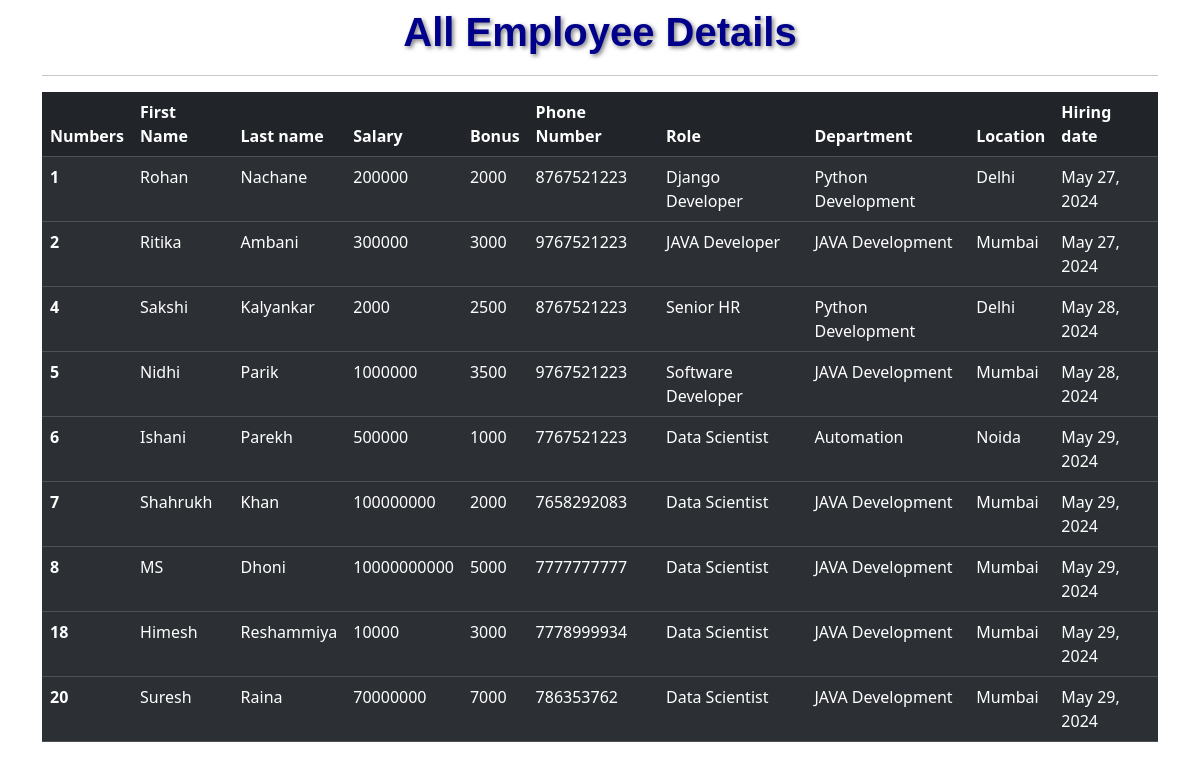
Page /all_emp/ on the committed database.
### emp_app/models.py (models this page shows, shortened)
class Employee(models.Model):
    first_name = models.CharField(max_length=100, null=False)
    last_name = models.CharField(max_length=100)
    dept = models.ForeignKey(Department, on_delete=models.CASCADE)    #department same bhi ho sakte hai so we just make here table of it
    salary = models.IntegerField(default=0)
    bonus= models.IntegerField(default=0)
    role= models.ForeignKey(Role, on_delete=models.CASCADE)          #roles can also be same
    phone= models.IntegerField(default=0)
    hire_date= models.DateField()
    def __str__(self):
        return "%s %s %s" %(self.first_name,self.last_name,self.phone)

class Role(models.Model):
    name= models.CharField(max_length=100, null=False)

class Department(models.Model):
    name= models.CharField(max_length=100, null=False)
    location = models.CharField(max_length=100)

### emp_app/views.py (the view)
# urls.py: path('all_emp/', views.all_emp, name='all_emp'),
def all_emp(request):
    emps= Employee.objects.all()
    context= {
        'emps': emps
    }
    print(context)
    return render(request, 'view_all_emp.html' ,context)

### emp_app/templates/view_all_emp.html (shortened to what this page needs)
<!doctype html>
<html lang="en">
  <head>
    <link href="https://cdn.jsdelivr.net/npm/bootstrap@5.3.3/dist/css/bootstrap.min.css" rel="stylesheet">
  </head>
  <body>
    <div class="container">
        <h1 class="heading">All Employee Details</h1>
        <hr>
        <table class="table table-dark table-striped">
            <thead>
              <tr>
                <th scope="col">Numbers</th>
                <th scope="col">First Name</th>
                <th scope="col">Last name</th>
                <th scope="col">Salary</th>
                <th scope="col">Bonus</th>
                <th scope="col">Phone Number</th>
                <th scope="col">Role</th>
                <th scope="col">Department</th>
                <th scope="col">Location</th>
                <th scope="col">Hiring date</th>
              </tr>
            </thead>
                 {% for emp in emps %}
            <tbody>
              <tr>
                <th scope="row">{{emp.id}}</th>
                <td>{{emp.first_name}}</td>
                <td>{{emp.last_name}}</td>
                <td>{{emp.salary}}</td>
                <td>{{emp.bonus}}</td>
                <td>{{emp.phone}}</td>
                <td>{{emp.role.name}}</td>
                <td>{{emp.dept.name}}</td>
                <td>{{emp.dept.location}}</td>
                <td>{{emp.hire_date}}</td>
              </tr>
              </tbody>
                    {% endfor %}
            </table>
    </div>
  </body>
</html>

### emp_app/templates/view_all_emp.html (style rules this page uses)
.heading { color:darkblue; text-align:center; line-height:normal; font-style:normal; font-family:Verdana, Geneva, Tahoma, sans-serif; text-shadow:2px 2px 4px rgba(0, 0, 0, 0.5); font-weight: bold; margin-bottom: 20px; font-size: 2.5em; margin-top: 10px; }

### rows in the picture
Employee: id "1", first_name "Rohan", last_name "Nachane", salary "200000", bonus "2000", phone "8767521223", role.name "Django Developer", dept.name "Python Development", dept.location "Delhi", hire_date "May 27, 2024"
Employee: id "2", first_name "Ritika", last_name "Ambani", salary "300000", bonus "3000", phone "9767521223", role.name "JAVA Developer", dept.name "JAVA Development", dept.location "Mumbai", hire_date "May 27, 2024"
Employee: id "4", first_name "Sakshi", last_name "Kalyankar", salary "2000", bonus "2500", phone "8767521223", role.name "Senior HR", dept.name "Python Development", dept.location "Delhi", hire_date "May 28, 2024"
Employee: id "5", first_name "Nidhi", last_name "Parik", salary "1000000", bonus "3500", phone "9767521223", role.name "Software Developer", dept.name "JAVA Development", dept.location "Mumbai", hire_date "May 28, 2024"
Employee: id "6", first_name "Ishani", last_name "Parekh", salary "500000", bonus "1000", phone "7767521223", role.name "Data Scientist", dept.name "Automation", dept.location "Noida", hire_date "May 29, 2024"
Employee: id "7", first_name "Shahrukh", last_name "Khan", salary "100000000", bonus "2000", phone "7658292083", role.name "Data Scientist", dept.name "JAVA Development", dept.location "Mumbai", hire_date "May 29, 2024"
Employee: id "8", first_name "MS", last_name "Dhoni", salary "10000000000", bonus "5000", phone "7777777777", role.name "Data Scientist", dept.name "JAVA Development", dept.location "Mumbai", hire_date "May 29, 2024"
Employee: id "18", first_name "Himesh", last_name "Reshammiya", salary "10000", bonus "3000", phone "7778999934", role.name "Data Scientist", dept.name "JAVA Development", dept.location "Mumbai", hire_date "May 29, 2024"
Employee: id "20", first_name "Suresh", last_name "Raina", salary "70000000", bonus "7000", phone "786353762", role.name "Data Scientist", dept.name "JAVA Development", dept.location "Mumbai", hire_date "May 29, 2024"
